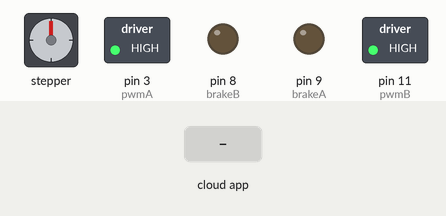
A sketch run on a simulated Arduino Uno, built with avr-gcc and run on an emulated ATmega328P. Parts: stepper motor, switched loads named in the sketch (green lamp = pin HIGH), output pins drawn as LEDs (lit = HIGH). The inputs (shaded band) are chosen by the test bench. The ROS host is connected and sends only what is stated; stepper angles assume 180 steps per turn.

Above: at 1.2 s.
1.3 s: the phone or cloud app sets control to 0
At 2.2 s:
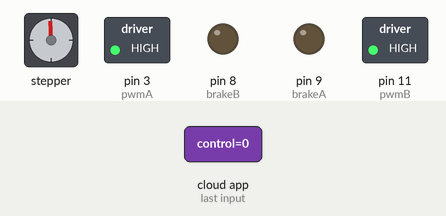
2.8 s: the phone or cloud app sets control to 45
At 3.2 s:
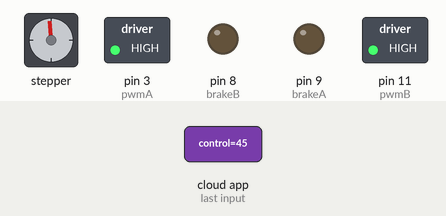
Timing chart, 0 to 5.8 s (numbered marks = the images above; inputs shaded):
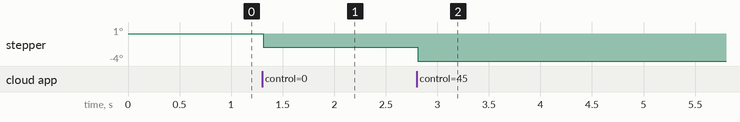

The sketch:

stepperCONTROL.ino
```cpp
/*
 * Stepper motor control code
 * Code causes stepper to move by 1 degree everytime data is published to the "/scan" topic
 */

#include <ros.h>
#include <std_msgs/Int16.h>
#include <Stepper.h>

const int stepsPerRevolution = 180;

// initialize the stepper library on pins 8 through 13:
Stepper myStepper(stepsPerRevolution, 12, 13);

int pwmA = 3;
int pwmB = 11;
int brakeA = 9;
int brakeB = 8;
int dirA = 12;
int dirB = 13;

int x = 0;

void CallBack(const std_msgs::Int16& control);

ros::NodeHandle  nh;
ros::Subscriber<std_msgs::Int16> sub("/control", &CallBack);

void loop()
{
  nh.spinOnce();
  delay(50);
  printf("loop");

}

void setup()
{
  Serial.begin(9600);   //initialise the serial port

  pinMode(pwmA, OUTPUT);
  pinMode(pwmB, OUTPUT);
  pinMode(brakeA, OUTPUT);
  pinMode(brakeB, OUTPUT);
  digitalWrite(pwmA, HIGH);
  digitalWrite(pwmB, HIGH);
  digitalWrite(brakeA, LOW);
  digitalWrite(brakeB, LOW);

  // set the speed at 60 rpm:
  myStepper.setSpeed(10);

  nh.initNode();
  nh.subscribe(sub);
}

void CallBack(const std_msgs::Int16& control)
{
  if(control.data == 1) {
    myStepper.step(1);
  } else {
    myStepper.step(-1);
  }
}
```
